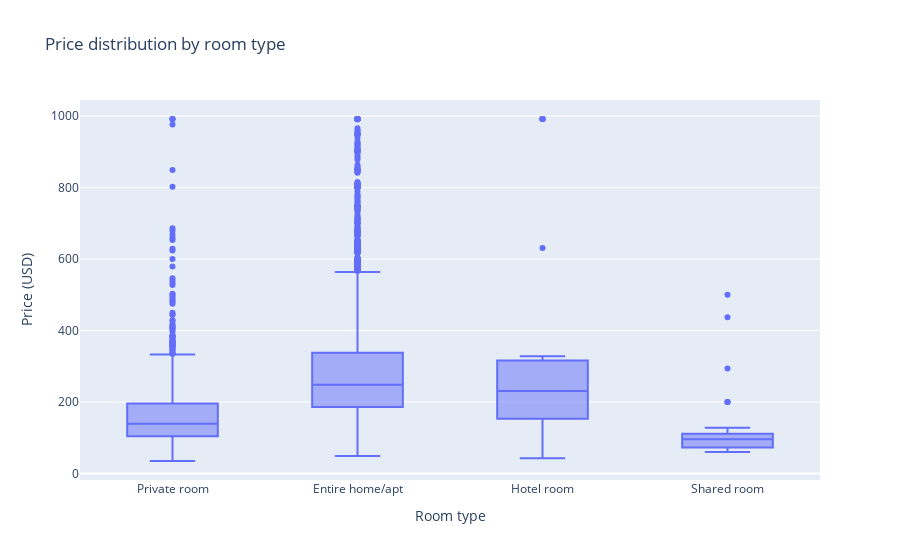

Source (notebook cell):
### Markdown cell above
## Additional Plot 2 – Price by room type

We compare the price distribution across different room types.
This shows how the market price level changes by type of listing.

### Code cell
if "room_type" in listings_feat.columns:
    fig = px.box(
        listings_feat,
        x="room_type",
        y="price_clean",
        title="Price distribution by room type"
    )
    fig.update_layout(xaxis_title="Room type", yaxis_title="Price (USD)")
    fig.show()

### Figure 1 — Plotly figure (JSON) as saved in the notebook; plotly's stock layout.template omitted (floating-point values rounded to 4 significant figures; data arrays with more than 128 entries replaced by an {"elided": "..."} marker saying what was removed)
{"data": [{"alignmentgroup": "True", "hovertemplate": "room_type=%{x}<br>price_clean=%{y}<extra></extra>", "legendgroup": "", "marker": {"color": "#636efa"}, "name": "", "notched": false, "offsetgroup": "", "orientation": "v", "showlegend": false, "type": "box", "x": {"elided": "10480 str values"}, "x0": " ", "xaxis": "x", "y": {"elided": "10480 float values"}, "y0": " ", "yaxis": "y"}], "layout": {"boxmode": "group", "legend": {"tracegroupgap": 0}, "title": {"text": "Price distribution by room type"}, "xaxis": {"anchor": "y", "domain": [0, 1], "title": {"text": "Room type"}}, "yaxis": {"anchor": "x", "domain": [0, 1], "title": {"text": "Price (USD)"}}}}
